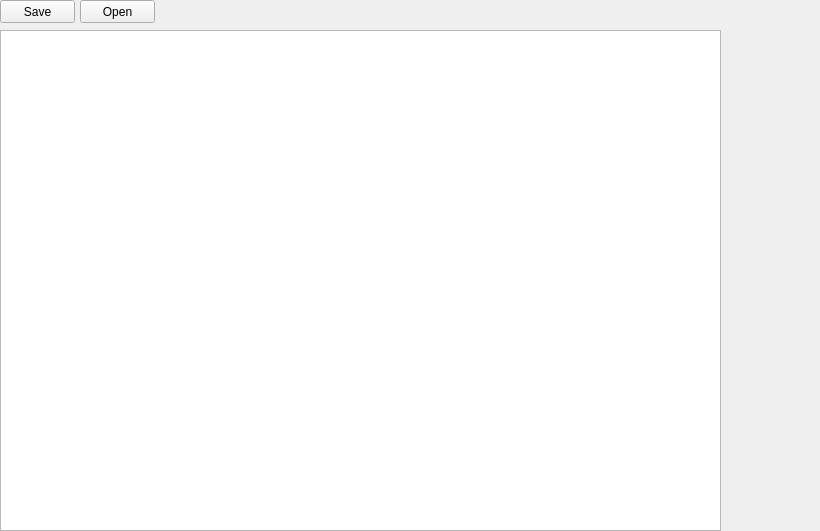
<?xml version="1.0" encoding="UTF-8"?>
<ui version="4.0">
 <class>Form</class>
 <widget class="QWidget" name="Form">
  <property name="geometry">
   <rect>
    <x>0</x>
    <y>0</y>
    <width>820</width>
    <height>531</height>
   </rect>
  </property>
  <property name="windowTitle">
   <string>Form</string>
  </property>
  <widget class="QTextEdit" name="textEdit">
   <property name="geometry">
    <rect>
     <x>0</x>
     <y>30</y>
     <width>721</width>
     <height>501</height>
    </rect>
   </property>
  </widget>
  <widget class="QPushButton" name="btnSave">
   <property name="geometry">
    <rect>
     <x>0</x>
     <y>0</y>
     <width>75</width>
     <height>23</height>
    </rect>
   </property>
   <property name="text">
    <string>Save</string>
   </property>
  </widget>
  <widget class="QPushButton" name="btnOpen">
   <property name="geometry">
    <rect>
     <x>80</x>
     <y>0</y>
     <width>75</width>
     <height>23</height>
    </rect>
   </property>
   <property name="text">
    <string>Open</string>
   </property>
  </widget>
 </widget>
 <resources/>
 <connections/>
</ui>
